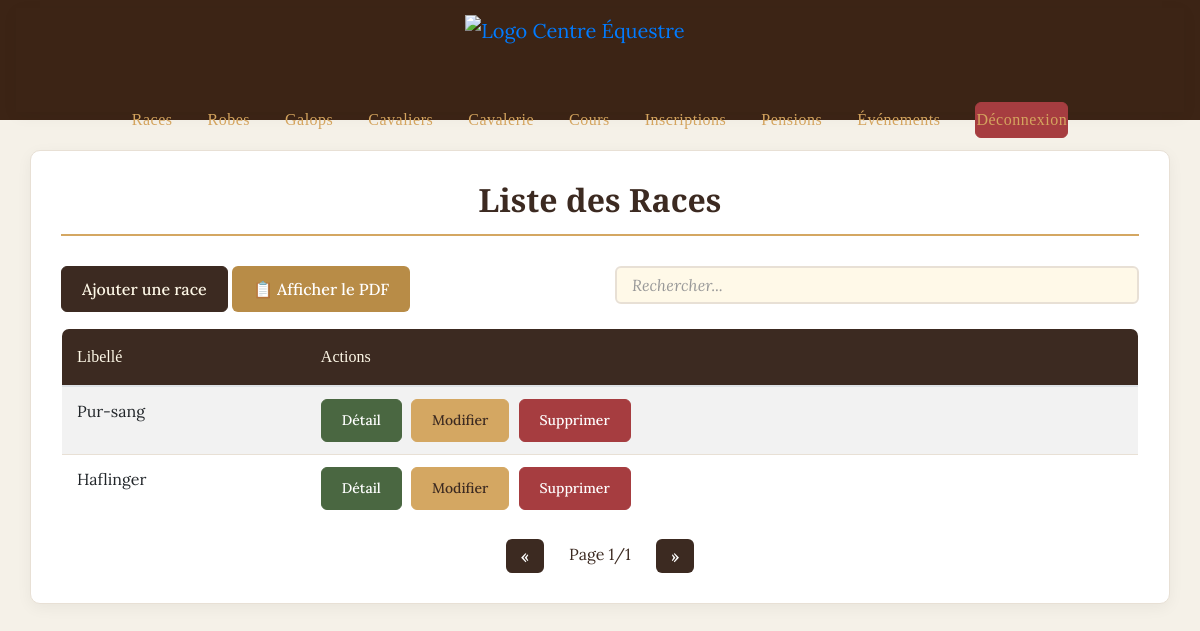
Before: /vue/vue.race.php with the older database file.
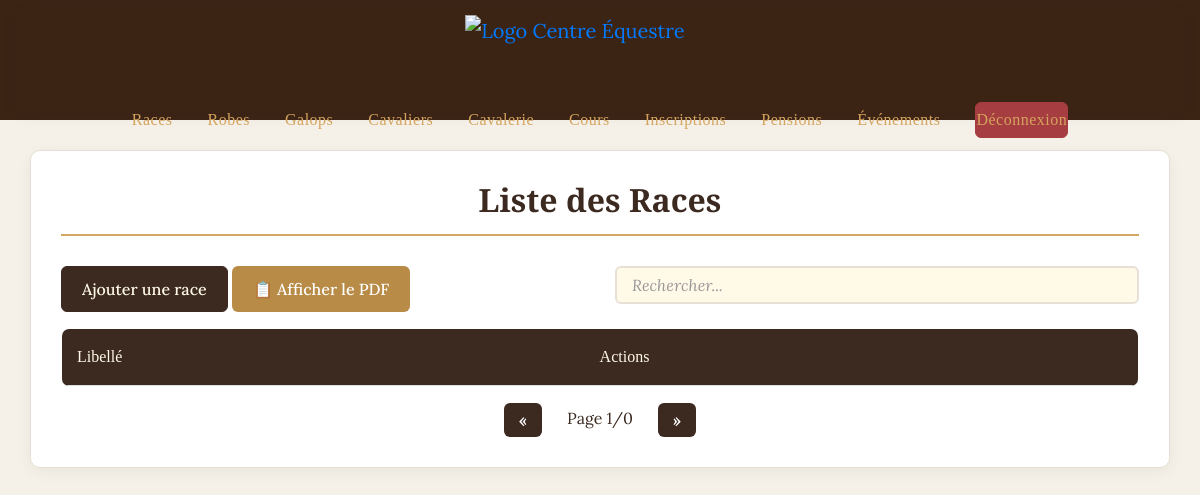
After: the same page with the newer database file.
### tables this page shows
CREATE TABLE `race` (
  `idrace` int(11) NOT NULL,
  `librace` varchar(50) NOT NULL,
  `supprime` tinyint(1) DEFAULT 0
);

### class/class.race.php (called while the page is built, shortened)
<?php
class Race {
    public function RaceAll(){
        $con = connexionPDO();
        $sql = "SELECT * FROM race;";
        $executesql = $con->prepare($sql);
        $executesql->execute();
        $resultat = $executesql->fetchAll();
        return $resultat;
    }
}
?>

### vue/vue.race.php (the view, shortened to what this page needs)
<?php
include_once '../class/class.race.php';
include_once '../include/haut.inc.php';
$race = new Race();
$listeRaces = $race->RaceALL();
?>
<!DOCTYPE html>
<html>
<head>
    <link rel="stylesheet" href="https://stackpath.bootstrapcdn.com/bootstrap/4.5.2/css/bootstrap.min.css">
    <link rel="stylesheet" href="../css/style_crud.css">
</head>
<body>
    <div class="container mt-4">
        <h2>Liste des Races</h2>
    <div class="row mb-3">
        <div class="col-md-6">
            <button type="button" class="btn btn-primary" data-toggle="modal" data-target="#ajoutModal">
                Ajouter une race
            </button>
            <a href="../classpdf/classpdfrace.php" class="btn" style="background-color: #B88C47; color: white; text-decoration: none; border-radius: 6px; padding: 10px 20px; font-size: 16px; font-family: Arial, "target="_blank";>
                📋 Afficher le PDF
            </a>
        </div>
        <div class="col-md-6">
            <input type="text" id="searchInput" class="form-control" placeholder="Rechercher...">
        </div>
    </div>
        <table class="table table-striped" id="raceTable">
            <thead>
                <tr>
                    <th>Libellé</th>
                    <th>Actions</th>
                </tr>
            </thead>
            <tbody>
                <?php foreach($listeRaces as $r):
                    if ($r['supprime'] != '1'): ?>
                    <tr>
                        <td><?php echo $r['librace']; ?></td>
                        <td>
                            <button class="btn btn-sm btn-info" data-toggle="modal" data-target="#detailModal<?php echo $r['idrace']; ?>">
                                Détail
                            </button>
                            <button class="btn btn-sm btn-warning" data-toggle="modal" data-target="#modifModal<?php echo $r['idrace']; ?>">
                                Modifier
                            </button>
                            <button class="btn btn-sm btn-danger" data-toggle="modal" data-target="#suppModal<?php echo $r['idrace']; ?>">
                                Supprimer
                            </button>
                        </td>
                    </tr>
                <?php endif; endforeach; ?>
            </tbody>
        </table>
    </div>
</body>
</html>

Changed rows visible on the page:
removed race: librace "Pur-sang"
removed race: librace "Haflinger"
Other visible differences:
text written by a page script: "« Page 1/1 »" → "« Page 1/0 »"
